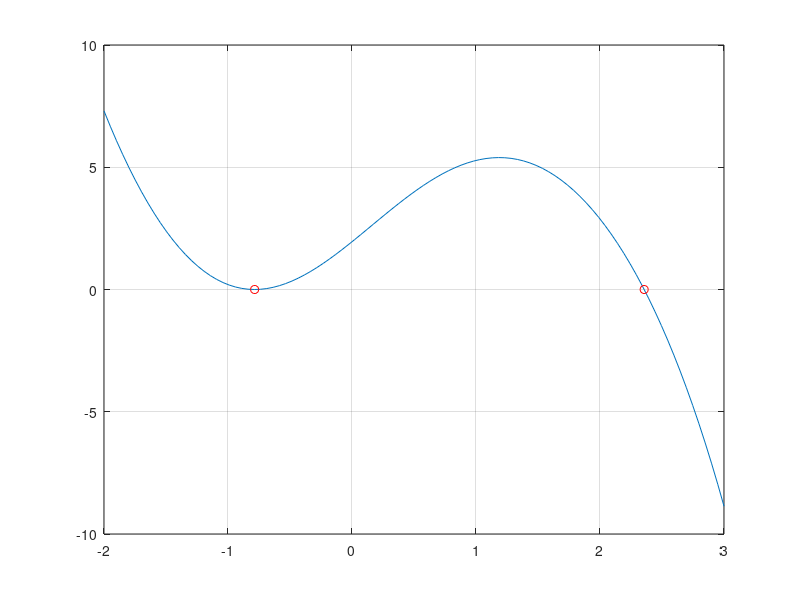

This figure's MATLAB source: (Note: this script raises an error after producing the figure.)
f = @(x) sin(x+pi/4).^2-x.^3+pi*x.^2/4+5*pi^2*x/16+3*pi^3/64;
xx=linspace(-2,3);
plot(xx,f(xx));grid
hold on
xx=[-pi/4 3*pi/4];
plot(xx,f(xx),'ro');
legend("f","zeros","location","northest")
set(gca,"fontsize",12)
hold off
